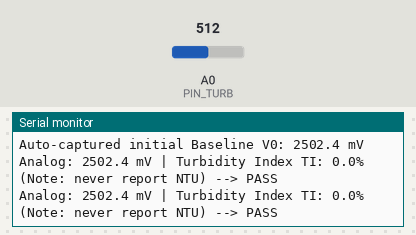
The sketch below on a simulated Arduino Uno, built with avr-gcc and run on an emulated ATmega328P. Shown: the last lines printed to the serial monitor. The inputs (shaded band) are chosen by the test bench; at power-on: A0 (PIN_TURB) = 512.

Above: at 2.2 s.
2.3 s: A0 (PIN_TURB) set to 23
At 3.6 s:
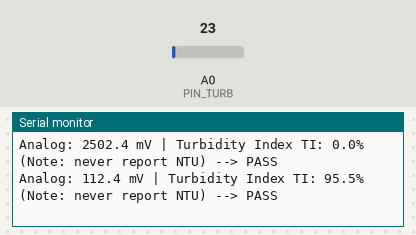
3.8 s: A0 (PIN_TURB) set to 18
At 4.8 s:
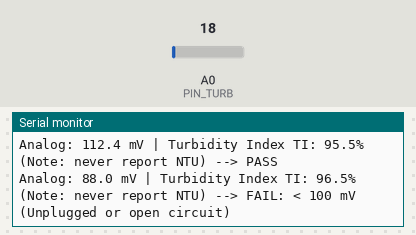

The sketch:

step5_turbidity_test.ino
```cpp
/*
 * PureRoute v2 Hardware Bring-Up - Step 5: Turbidity Sensor Test
 * Hardware: Turbidity module AOUT -> Pin A0 (with 100 nF capacitor from A0 to GND).
 * VCC to 5V, GND to GND. Digital out disconnected.
 * Cup wrapped in black tape against ambient light.
 * Pass when: Clear water ADC produces 4.0 - 4.5 V (never > 5V). Relative TI responds to milk drops.
 */

const byte PIN_TURB = A0;
const float VCC_MV = 5000.0; // Check with multimeter!
float v0 = 0.0;

float readMedianMv() {
  int samples[15];
  for (byte i = 0; i < 15; i++) {
    samples[i] = analogRead(PIN_TURB);
    delayMicroseconds(50);
  }
  // Insertion sort for 15 samples
  for (byte i = 1; i < 15; i++) {
    int key = samples[i];
    int j = i - 1;
    while (j >= 0 && samples[j] > key) {
      samples[j + 1] = samples[j];
      j--;
    }
    samples[j + 1] = key;
  }
  return samples[7] * (VCC_MV / 1023.0);
}

void setup() {
  Serial.begin(115200);
  Serial.println(F("=== PUREROUTE V2 BRING-UP: STEP 5 TURBIDITY TEST ==="));
  Serial.println(F("Place optical tip in clean water cup (shielded with black tape)."));
  Serial.println(F("Send 'B' to capture clear-water baseline V0."));
  delay(1000);
  v0 = readMedianMv();
  Serial.print(F("Auto-captured initial Baseline V0: "));
  Serial.print(v0, 1);
  Serial.println(F(" mV"));
}

void loop() {
  if (Serial.available() > 0) {
    char c = Serial.read();
    if (c == 'B' || c == 'b') {
      v0 = readMedianMv();
      Serial.print(F("--> NEW BASELINE V0 SAVED: "));
      Serial.print(v0, 1);
      Serial.println(F(" mV"));
    }
  }

  float mv = readMedianMv();
  float ti = 0.0;
  if (v0 > 0) {
    ti = 100.0 * (1.0 - (mv / v0));
    if (ti < 0.0) ti = 0.0;
    if (ti > 100.0) ti = 100.0;
  }

  Serial.print(F("Analog: "));
  Serial.print(mv, 1);
  Serial.print(F(" mV | Turbidity Index TI: "));
  Serial.print(ti, 1);
  Serial.print(F("% (Note: never report NTU)"));

  if (mv < 100.0) {
    Serial.println(F(" --> FAIL: < 100 mV (Unplugged or open circuit)"));
  } else if (mv > 4900.0) {
    Serial.println(F(" --> FAIL: Saturated near 5V"));
  } else {
    Serial.println(F(" --> PASS"));
  }

  delay(1000);
}
```

Measured:
- the behaviour switches between 21 and 20 on A0 (PIN_TURB) (found by bisection; images 1 and 2)
- after the input at 2.3 s, the serial monitor: prints a new line after 0.72 s (image 1)
- after the input at 3.8 s, the serial monitor: prints a new line after 0.23 s (image 2)
